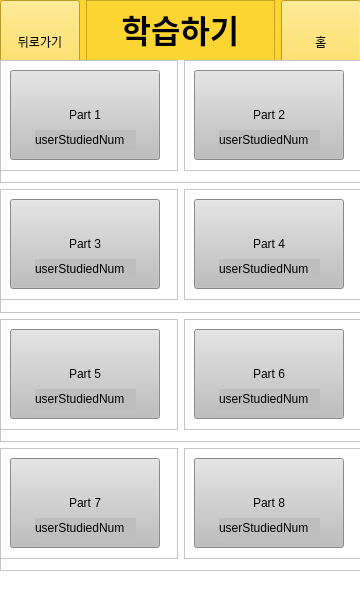
<?xml version="1.0" encoding="UTF-8"?>
<ui version="4.0">
 <class>UserPartUI</class>
 <widget class="QMainWindow" name="UserPartUI">
  <property name="geometry">
   <rect>
    <x>0</x>
    <y>0</y>
    <width>360</width>
    <height>600</height>
   </rect>
  </property>
  <property name="windowTitle">
   <string>MainWindow</string>
  </property>
  <property name="styleSheet">
   <string notr="true">background-color: rgb(255, 255, 255)</string>
  </property>
  <widget class="QWidget" name="centralwidget">
   <widget class="QFrame" name="frame_2">
    <property name="geometry">
     <rect>
      <x>0</x>
      <y>0</y>
      <width>360</width>
      <height>60</height>
     </rect>
    </property>
    <property name="styleSheet">
     <string notr="true">background-color: rgba(253, 213, 51, 0.97)</string>
    </property>
    <property name="frameShape">
     <enum>QFrame::Shape::StyledPanel</enum>
    </property>
    <property name="frameShadow">
     <enum>QFrame::Shadow::Raised</enum>
    </property>
    <widget class="QWidget" name="horizontalLayoutWidget">
     <property name="geometry">
      <rect>
       <x>0</x>
       <y>0</y>
       <width>361</width>
       <height>83</height>
      </rect>
     </property>
     <layout class="QHBoxLayout" name="horizontalLayout">
      <item>
       <widget class="QPushButton" name="back_button">
        <property name="sizePolicy">
         <sizepolicy hsizetype="Minimum" vsizetype="Expanding">
          <horstretch>0</horstretch>
          <verstretch>0</verstretch>
         </sizepolicy>
        </property>
        <property name="text">
         <string>뒤로가기</string>
        </property>
       </widget>
      </item>
      <item>
       <widget class="QTextBrowser" name="menu_name">
        <property name="sizePolicy">
         <sizepolicy hsizetype="Expanding" vsizetype="Expanding">
          <horstretch>0</horstretch>
          <verstretch>0</verstretch>
         </sizepolicy>
        </property>
        <property name="html">
         <string>&lt;!DOCTYPE HTML PUBLIC &quot;-//W3C//DTD HTML 4.0//EN&quot; &quot;http://www.w3.org/TR/REC-html40/strict.dtd&quot;&gt;
&lt;html&gt;&lt;head&gt;&lt;meta name=&quot;qrichtext&quot; content=&quot;1&quot; /&gt;&lt;meta charset=&quot;utf-8&quot; /&gt;&lt;style type=&quot;text/css&quot;&gt;
p, li { white-space: pre-wrap; }
hr { height: 1px; border-width: 0; }
li.unchecked::marker { content: &quot;\2610&quot;; }
li.checked::marker { content: &quot;\2612&quot;; }
&lt;/style&gt;&lt;/head&gt;&lt;body style=&quot; font-family:'.AppleSystemUIFont'; font-size:13pt; font-weight:400; font-style:normal;&quot;&gt;
&lt;p align=&quot;center&quot; style=&quot; margin-top:0px; margin-bottom:0px; margin-left:0px; margin-right:0px; -qt-block-indent:0; text-indent:0px;&quot;&gt;&lt;span style=&quot; font-size:24pt; font-weight:700;&quot;&gt;학습하기&lt;/span&gt;&lt;/p&gt;&lt;/body&gt;&lt;/html&gt;</string>
        </property>
       </widget>
      </item>
      <item>
       <widget class="QPushButton" name="home_button">
        <property name="sizePolicy">
         <sizepolicy hsizetype="Minimum" vsizetype="Expanding">
          <horstretch>0</horstretch>
          <verstretch>0</verstretch>
         </sizepolicy>
        </property>
        <property name="text">
         <string>홈</string>
        </property>
       </widget>
      </item>
     </layout>
    </widget>
   </widget>
   <widget class="QFrame" name="frame">
    <property name="geometry">
     <rect>
      <x>0</x>
      <y>60</y>
      <width>360</width>
      <height>511</height>
     </rect>
    </property>
    <property name="frameShape">
     <enum>QFrame::Shape::StyledPanel</enum>
    </property>
    <property name="frameShadow">
     <enum>QFrame::Shadow::Raised</enum>
    </property>
    <widget class="QWidget" name="verticalLayoutWidget">
     <property name="geometry">
      <rect>
       <x>0</x>
       <y>0</y>
       <width>361</width>
       <height>511</height>
      </rect>
     </property>
     <layout class="QVBoxLayout" name="verticalLayout">
      <item>
       <widget class="QFrame" name="frame_3">
        <property name="frameShape">
         <enum>QFrame::Shape::StyledPanel</enum>
        </property>
        <property name="frameShadow">
         <enum>QFrame::Shadow::Raised</enum>
        </property>
        <widget class="QWidget" name="horizontalLayoutWidget_2">
         <property name="geometry">
          <rect>
           <x>0</x>
           <y>0</y>
           <width>361</width>
           <height>111</height>
          </rect>
         </property>
         <layout class="QHBoxLayout" name="horizontalLayout_2">
          <item>
           <widget class="QFrame" name="frame_8">
            <property name="frameShape">
             <enum>QFrame::Shape::StyledPanel</enum>
            </property>
            <property name="frameShadow">
             <enum>QFrame::Shadow::Raised</enum>
            </property>
            <widget class="QPushButton" name="part1_button">
             <property name="geometry">
              <rect>
               <x>10</x>
               <y>10</y>
               <width>150</width>
               <height>90</height>
              </rect>
             </property>
             <property name="styleSheet">
              <string notr="true">background-color: rgb(190, 190, 190)</string>
             </property>
             <property name="text">
              <string>Part 1</string>
             </property>
            </widget>
            <widget class="QLabel" name="label">
             <property name="enabled">
              <bool>true</bool>
             </property>
             <property name="geometry">
              <rect>
               <x>35</x>
               <y>70</y>
               <width>101</width>
               <height>20</height>
              </rect>
             </property>
             <property name="styleSheet">
              <string notr="true">background-color: rgb(190, 190, 190)</string>
             </property>
             <property name="text">
              <string>userStudiedNum</string>
             </property>
            </widget>
           </widget>
          </item>
          <item>
           <widget class="QFrame" name="frame_7">
            <property name="frameShape">
             <enum>QFrame::Shape::StyledPanel</enum>
            </property>
            <property name="frameShadow">
             <enum>QFrame::Shadow::Raised</enum>
            </property>
            <widget class="QPushButton" name="part2_button">
             <property name="geometry">
              <rect>
               <x>10</x>
               <y>10</y>
               <width>150</width>
               <height>90</height>
              </rect>
             </property>
             <property name="styleSheet">
              <string notr="true">background-color: rgb(190, 190, 190)</string>
             </property>
             <property name="text">
              <string>Part 2</string>
             </property>
            </widget>
            <widget class="QLabel" name="label_2">
             <property name="enabled">
              <bool>true</bool>
             </property>
             <property name="geometry">
              <rect>
               <x>35</x>
               <y>70</y>
               <width>101</width>
               <height>20</height>
              </rect>
             </property>
             <property name="styleSheet">
              <string notr="true">background-color: rgb(190, 190, 190)</string>
             </property>
             <property name="text">
              <string>userStudiedNum</string>
             </property>
            </widget>
           </widget>
          </item>
         </layout>
        </widget>
       </widget>
      </item>
      <item>
       <widget class="QFrame" name="frame_6">
        <property name="frameShape">
         <enum>QFrame::Shape::StyledPanel</enum>
        </property>
        <property name="frameShadow">
         <enum>QFrame::Shadow::Raised</enum>
        </property>
        <widget class="QWidget" name="horizontalLayoutWidget_3">
         <property name="geometry">
          <rect>
           <x>0</x>
           <y>0</y>
           <width>361</width>
           <height>111</height>
          </rect>
         </property>
         <layout class="QHBoxLayout" name="horizontalLayout_3">
          <item>
           <widget class="QFrame" name="frame_9">
            <property name="frameShape">
             <enum>QFrame::Shape::StyledPanel</enum>
            </property>
            <property name="frameShadow">
             <enum>QFrame::Shadow::Raised</enum>
            </property>
            <widget class="QPushButton" name="pushButton_3">
             <property name="geometry">
              <rect>
               <x>10</x>
               <y>10</y>
               <width>150</width>
               <height>90</height>
              </rect>
             </property>
             <property name="styleSheet">
              <string notr="true">background-color: rgb(190, 190, 190)</string>
             </property>
             <property name="text">
              <string>Part 3</string>
             </property>
            </widget>
            <widget class="QLabel" name="label_3">
             <property name="enabled">
              <bool>true</bool>
             </property>
             <property name="geometry">
              <rect>
               <x>35</x>
               <y>70</y>
               <width>101</width>
               <height>20</height>
              </rect>
             </property>
             <property name="styleSheet">
              <string notr="true">background-color: rgb(190, 190, 190)</string>
             </property>
             <property name="text">
              <string>userStudiedNum</string>
             </property>
            </widget>
           </widget>
          </item>
          <item>
           <widget class="QFrame" name="frame_10">
            <property name="frameShape">
             <enum>QFrame::Shape::StyledPanel</enum>
            </property>
            <property name="frameShadow">
             <enum>QFrame::Shadow::Raised</enum>
            </property>
            <widget class="QPushButton" name="pushButton_4">
             <property name="geometry">
              <rect>
               <x>10</x>
               <y>10</y>
               <width>150</width>
               <height>90</height>
              </rect>
             </property>
             <property name="styleSheet">
              <string notr="true">background-color: rgb(190, 190, 190)</string>
             </property>
             <property name="text">
              <string>Part 4</string>
             </property>
            </widget>
            <widget class="QLabel" name="label_4">
             <property name="enabled">
              <bool>true</bool>
             </property>
             <property name="geometry">
              <rect>
               <x>35</x>
               <y>70</y>
               <width>101</width>
               <height>20</height>
              </rect>
             </property>
             <property name="styleSheet">
              <string notr="true">background-color: rgb(190, 190, 190)</string>
             </property>
             <property name="text">
              <string>userStudiedNum</string>
             </property>
            </widget>
           </widget>
          </item>
         </layout>
        </widget>
       </widget>
      </item>
      <item>
       <widget class="QFrame" name="frame_5">
        <property name="frameShape">
         <enum>QFrame::Shape::StyledPanel</enum>
        </property>
        <property name="frameShadow">
         <enum>QFrame::Shadow::Raised</enum>
        </property>
        <widget class="QWidget" name="horizontalLayoutWidget_4">
         <property name="geometry">
          <rect>
           <x>0</x>
           <y>0</y>
           <width>361</width>
           <height>111</height>
          </rect>
         </property>
         <layout class="QHBoxLayout" name="horizontalLayout_4">
          <item>
           <widget class="QFrame" name="frame_11">
            <property name="frameShape">
             <enum>QFrame::Shape::StyledPanel</enum>
            </property>
            <property name="frameShadow">
             <enum>QFrame::Shadow::Raised</enum>
            </property>
            <widget class="QPushButton" name="pushButton_5">
             <property name="geometry">
              <rect>
               <x>10</x>
               <y>10</y>
               <width>150</width>
               <height>90</height>
              </rect>
             </property>
             <property name="styleSheet">
              <string notr="true">background-color: rgb(190, 190, 190)</string>
             </property>
             <property name="text">
              <string>Part 5</string>
             </property>
            </widget>
            <widget class="QLabel" name="label_5">
             <property name="enabled">
              <bool>true</bool>
             </property>
             <property name="geometry">
              <rect>
               <x>35</x>
               <y>70</y>
               <width>101</width>
               <height>20</height>
              </rect>
             </property>
             <property name="styleSheet">
              <string notr="true">background-color: rgb(190, 190, 190)</string>
             </property>
             <property name="text">
              <string>userStudiedNum</string>
             </property>
            </widget>
           </widget>
          </item>
          <item>
           <widget class="QFrame" name="frame_12">
            <property name="frameShape">
             <enum>QFrame::Shape::StyledPanel</enum>
            </property>
            <property name="frameShadow">
             <enum>QFrame::Shadow::Raised</enum>
            </property>
            <widget class="QPushButton" name="pushButton_6">
             <property name="geometry">
              <rect>
               <x>10</x>
               <y>10</y>
               <width>150</width>
               <height>90</height>
              </rect>
             </property>
             <property name="styleSheet">
              <string notr="true">background-color: rgb(190, 190, 190)</string>
             </property>
             <property name="text">
              <string>Part 6</string>
             </property>
            </widget>
            <widget class="QLabel" name="label_6">
             <property name="enabled">
              <bool>true</bool>
             </property>
             <property name="geometry">
              <rect>
               <x>35</x>
               <y>70</y>
               <width>101</width>
               <height>20</height>
              </rect>
             </property>
             <property name="styleSheet">
              <string notr="true">background-color: rgb(190, 190, 190)</string>
             </property>
             <property name="text">
              <string>userStudiedNum</string>
             </property>
            </widget>
           </widget>
          </item>
         </layout>
        </widget>
       </widget>
      </item>
      <item>
       <widget class="QFrame" name="frame_4">
        <property name="frameShape">
         <enum>QFrame::Shape::StyledPanel</enum>
        </property>
        <property name="frameShadow">
         <enum>QFrame::Shadow::Raised</enum>
        </property>
        <widget class="QWidget" name="horizontalLayoutWidget_5">
         <property name="geometry">
          <rect>
           <x>0</x>
           <y>0</y>
           <width>361</width>
           <height>111</height>
          </rect>
         </property>
         <layout class="QHBoxLayout" name="horizontalLayout_5">
          <item>
           <widget class="QFrame" name="frame_14">
            <property name="frameShape">
             <enum>QFrame::Shape::StyledPanel</enum>
            </property>
            <property name="frameShadow">
             <enum>QFrame::Shadow::Raised</enum>
            </property>
            <widget class="QPushButton" name="pushButton_7">
             <property name="geometry">
              <rect>
               <x>10</x>
               <y>10</y>
               <width>150</width>
               <height>90</height>
              </rect>
             </property>
             <property name="styleSheet">
              <string notr="true">background-color: rgb(190, 190, 190)</string>
             </property>
             <property name="text">
              <string>Part 7</string>
             </property>
            </widget>
            <widget class="QLabel" name="label_7">
             <property name="enabled">
              <bool>true</bool>
             </property>
             <property name="geometry">
              <rect>
               <x>35</x>
               <y>70</y>
               <width>101</width>
               <height>20</height>
              </rect>
             </property>
             <property name="styleSheet">
              <string notr="true">background-color: rgb(190, 190, 190)</string>
             </property>
             <property name="text">
              <string>userStudiedNum</string>
             </property>
            </widget>
           </widget>
          </item>
          <item>
           <widget class="QFrame" name="frame_13">
            <property name="frameShape">
             <enum>QFrame::Shape::StyledPanel</enum>
            </property>
            <property name="frameShadow">
             <enum>QFrame::Shadow::Raised</enum>
            </property>
            <widget class="QPushButton" name="pushButton_8">
             <property name="geometry">
              <rect>
               <x>10</x>
               <y>10</y>
               <width>150</width>
               <height>90</height>
              </rect>
             </property>
             <property name="styleSheet">
              <string notr="true">background-color: rgb(190, 190, 190)</string>
             </property>
             <property name="text">
              <string>Part 8</string>
             </property>
            </widget>
            <widget class="QLabel" name="label_8">
             <property name="enabled">
              <bool>true</bool>
             </property>
             <property name="geometry">
              <rect>
               <x>35</x>
               <y>70</y>
               <width>101</width>
               <height>20</height>
              </rect>
             </property>
             <property name="styleSheet">
              <string notr="true">background-color: rgb(190, 190, 190)</string>
             </property>
             <property name="text">
              <string>userStudiedNum</string>
             </property>
            </widget>
           </widget>
          </item>
         </layout>
        </widget>
       </widget>
      </item>
     </layout>
    </widget>
   </widget>
  </widget>
  <widget class="QStatusBar" name="statusbar"/>
 </widget>
 <resources/>
 <connections/>
</ui>
